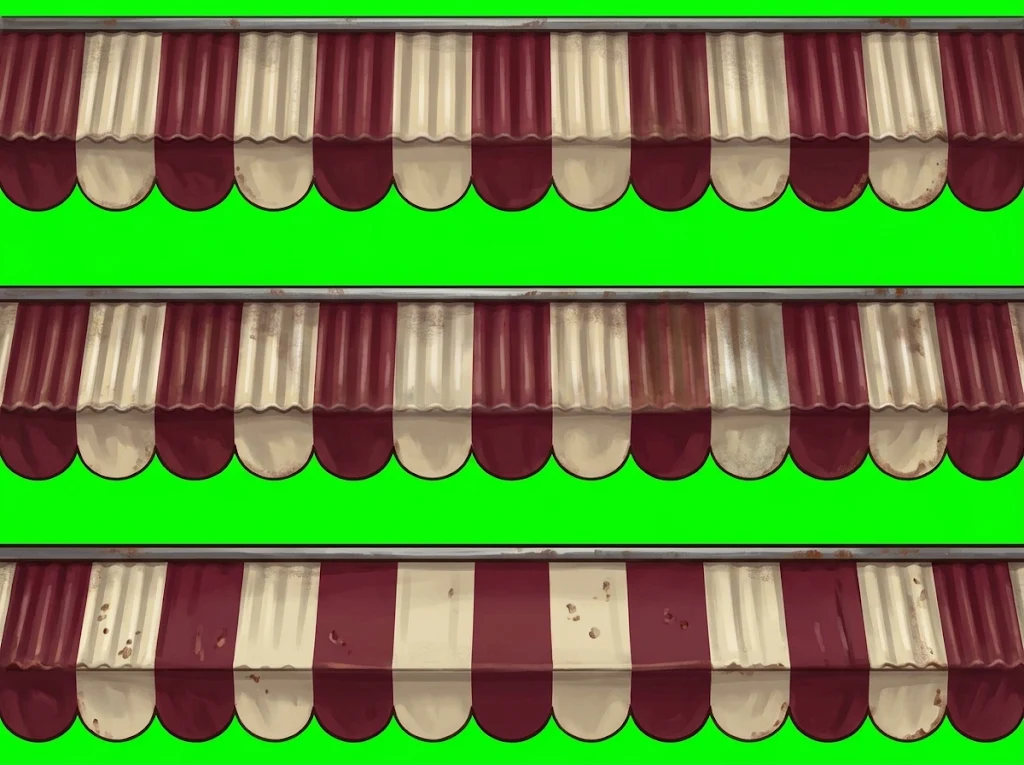
#> input picture assets/diner/raw/D-4_awning.webp, 1024 x 765 px, given in place of paper.webp, which was not available
$ python map_tab_plate.py ../../assets/diner/raw/D-4_awning.webp
#> lines starting #> are read from the running program, lines starting #| are printed output that depends on the picture; after the words box and inside, x2 and y2 are one past the last pixel; in counts of white or black regions, pixels touching at a corner belong together
"""圖書館「地圖」頁籤的專用牌子（11-16 翊文：請美術畫）。
程式畫的（不是 AI 生的）：泛黃摺痕的航海圖紙、破邊、虛線航線、左角壹個小羅盤，選好的那塊加紅蠟邊和紅叉。
輸出 web/public/ui2/ui2-tabx-map-1.webp（平常）、-2.webp（選好），尺寸跟其他 tabx 壹樣（約 480x84），
CSS 用 border-image: url(...) 30 40 fill（跟別的牌子同切法），中間會被拉長，所以只有「上下邊、四角」放細節，
中間只放不怕拉長的東西（摺痕是直線、紙紋）。
用法：python tools/assets/map_tab_plate.py [--preview tmp.png]
"""
import math, sys, random
import numpy as np
from PIL import Image, ImageDraw, ImageFilter

W, H, S = 480, 84, 3  # 輸出大小、超取樣倍數
rnd = random.Random(1116)
rs = np.random.RandomState(1116)


def noise(w, h, scale, seed):
    r = np.random.RandomState(seed)
    small = r.rand(max(2, h // scale + 2), max(2, w // scale + 2))
    im = Image.fromarray((small * 255).astype("uint8")).resize((w, h), Image.BICUBIC)
    return np.asarray(im).astype("float32") / 255


def build(selected):
#> called with selected = False
    w, h = W * S, H * S
    # 紙底：拿館外地圖的紙鋪滿，再染成更黃的茶漬色
    paper = Image.open("web/public/map/paper.webp").convert("RGB")
#> paper is the input picture: PIL image 1024x765 RGB; mean R, G, B 99.5, 134.5, 63.8
    base = Image.new("RGB", (w, h))
#> base: PIL image 1440x252 RGB; every value is 0
    for x in range(0, w, paper.width):
        for y in range(0, h, paper.height):
            base.paste(paper, (x, y))
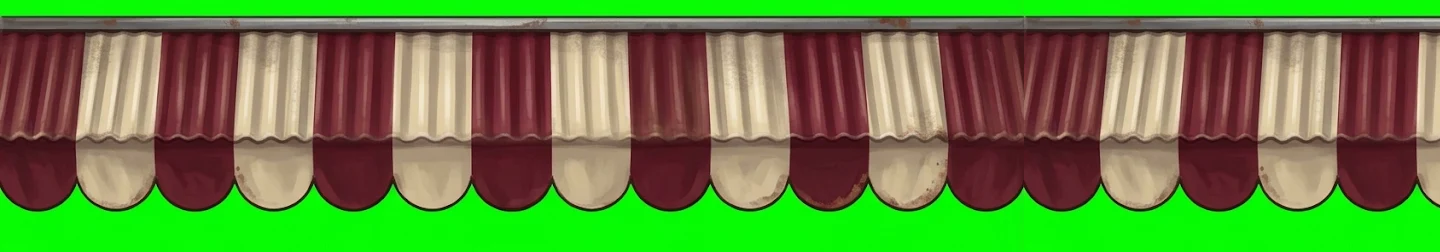
#> base: PIL image 1440x252 RGB; mean R, G, B 99.5, 133.2, 63.4
    a = np.asarray(base).astype("float32")
    lum = a.mean(axis=2, keepdims=True) / 255
    tint = np.array([226, 196, 140] if not selected else [240, 214, 160], dtype="float32")
    a = tint * (0.55 + 0.6 * lum)
    # 茶漬：大塊的深淺
    stain = noise(w, h, 90 * S // 3, 7)[..., None]
    a *= 0.88 + 0.22 * stain
    # 邊緣燻黃（離邊越近越深）
    yy, xx = np.mgrid[0:h, 0:w]
    d = np.minimum(np.minimum(xx, w - 1 - xx), np.minimum(yy, h - 1 - yy)) / (S * 12.0)
    burn = np.clip(1 - d, 0, 1)[..., None]
    a = a * (1 - 0.32 * burn) + np.array([120, 70, 30], dtype="float32") * 0.32 * burn * 0.6
    img = Image.fromarray(np.clip(a, 0, 255).astype("uint8")).convert("RGBA")
    dr = ImageDraw.Draw(img)

    # 摺痕：兩條直的（亮暗成對，像紙折過）；直線拉長不會變形
    for fx in (0.36, 0.69):
        x = int(w * fx)
        dr.line([(x, 0), (x, h)], fill=(110, 70, 30, 120), width=S)
        dr.line([(x + S, 0), (x + S, h)], fill=(255, 245, 215, 120), width=S)
    # 橫的壹條淡折痕只畫在角落以外會被拉長；略過

    # 墨框：細的雙線＋四角圓角裝飾
    ink = (92, 52, 24, 230)
    m = 9 * S
    dr.rectangle([m, m, w - m, h - m], outline=ink, width=S)
    dr.rectangle([m + 4 * S, m + 4 * S, w - m - 4 * S, h - m - 4 * S], outline=(92, 52, 24, 110), width=S)
    # 虛線航線：沿著上下兩條內框畫短虛線（直的方向被拉長只是虛線變長，看起來還是虛線）
    for yv in (m + 4 * S, h - m - 4 * S):
        x = m + 14 * S
        while x < w - m - 14 * S:
            dr.line([(x, yv), (x + 5 * S, yv)], fill=(150, 40, 30, 200 if selected else 150), width=int(1.5 * S))
            x += 10 * S

    # 左上角的小羅盤（在左邊 40px 的角裡，不會被拉長）
    cx, cy, r = 24 * S, h // 2, 11 * S
    dr.ellipse([cx - r, cy - r, cx + r, cy + r], outline=ink, width=S)
    dr.ellipse([cx - r + 3 * S, cy - r + 3 * S, cx + r - 3 * S, cy + r - 3 * S], outline=(92, 52, 24, 120), width=S)
    for ang, ln, col in ((0, r + 4 * S, (150, 30, 20, 240)), (90, r + 2 * S, ink), (180, r + 2 * S, ink), (270, r + 2 * S, ink)):
        t = math.radians(ang - 90)
        tip = (cx + math.cos(t) * ln, cy + math.sin(t) * ln)
        l = (cx + math.cos(t + 1.57) * 3 * S, cy + math.sin(t + 1.57) * 3 * S)
        rt = (cx + math.cos(t - 1.57) * 3 * S, cy + math.sin(t - 1.57) * 3 * S)
        dr.polygon([tip, l, rt], fill=col)
    dr.ellipse([cx - S, cy - S, cx + S, cy + S], fill=(240, 220, 170, 255))

    # 右邊角：平常是小小的 × 標記（藏寶的記號），選好換成紅叉＋紅蠟邊
    ex, ey = w - 24 * S, h // 2
    k = 6 * S
    col = (170, 32, 24, 245 if selected else 150)
    dr.line([(ex - k, ey - k), (ex + k, ey + k)], fill=col, width=int(2.2 * S))
    dr.line([(ex - k, ey + k), (ex + k, ey - k)], fill=col, width=int(2.2 * S))

    if selected:
        # 紅蠟邊：外圈壹圈紅，像火漆壓過
        dr.rectangle([S * 2, S * 2, w - S * 3, h - S * 3], outline=(160, 36, 28, 235), width=int(3 * S))

    # 破邊：用雜訊把外緣啃出不規則缺口，做 alpha
    mask = Image.new("L", (w, h), 0)
#> mask: PIL image 1440x252 L; every value is 0
    ImageDraw.Draw(mask).rectangle([4 * S, 4 * S, w - 4 * S, h - 4 * S], fill=255)
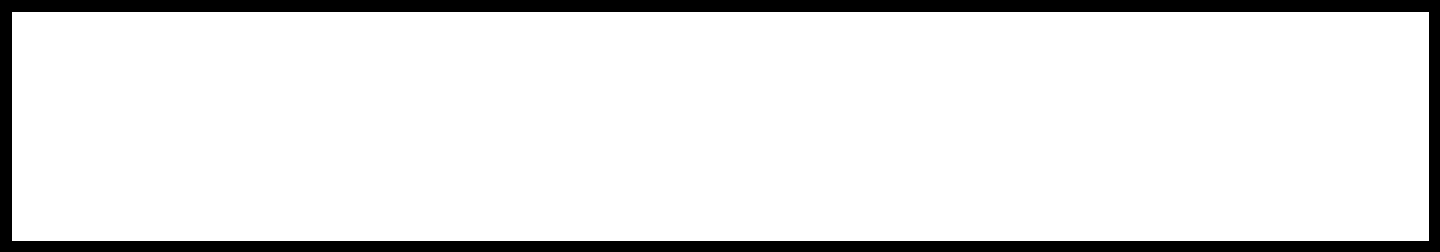
#> mask: PIL image 1440x252 L; 89.4% white; 1 black region, box (x1, y1, x2, y2) and area: (0, 0, 1440, 252) 38387
    nz = noise(w, h, 5 * S, 11) * 0.6 + noise(w, h, 2 * S, 12) * 0.4
    edge = np.asarray(mask.filter(ImageFilter.GaussianBlur(3 * S))).astype("float32") / 255
    al = np.clip((edge - 0.25 - (nz - 0.5) * 0.9) * 4, 0, 1)
    # 邊要留 1-2px 空白，免得 border-image 邊緣被切
    al[: 2 * S, :] = 0; al[-2 * S:, :] = 0; al[:, : 2 * S] = 0; al[:, -2 * S:] = 0
    arr = np.asarray(img).copy()
    arr[..., 3] = (al * 255).astype("uint8")
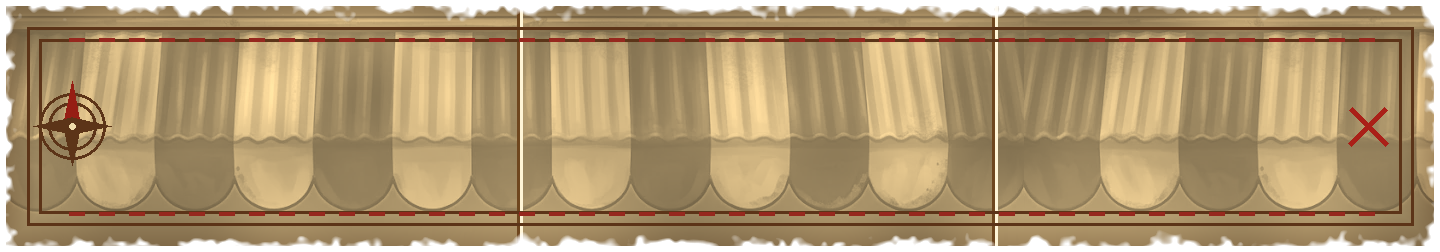
#> arr: shape (252, 1440, 4); mean R, G, B, A 166, 140, 98.7, 233.2; transparent parts drawn white
    img = Image.fromarray(arr)
    # 外緣壹圈深褐燻邊（讓它在淺色底上也分得出來）
    out = img.resize((W, H), Image.LANCZOS)
    return out


def main():
    prev = None
    if "--preview" in sys.argv:
        prev = sys.argv[sys.argv.index("--preview") + 1]
    ims = [build(False), build(True)]
#> call 2 of build, with selected = True
#> in build (call 2), `w, h = W * S, H * S`: w = 1440; h = 252
#> in build (call 2), `yy, xx = np.mgrid[0:h, 0:w]`:
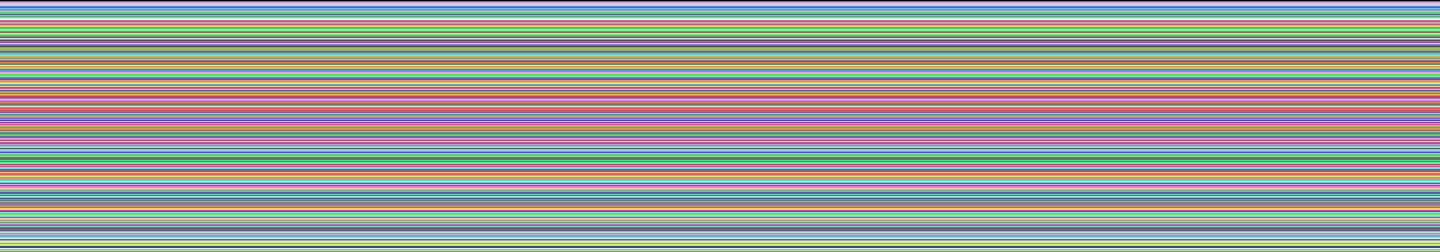
#> yy: shape (252, 1440) int64; 252 distinct labels, from 0 to 251; one colour per label, 0 black
#> in build (call 2), `d = np.minimum(np.minimum(xx, w - 1 - xx), np.minimum(yy, h - 1 - yy))..`:
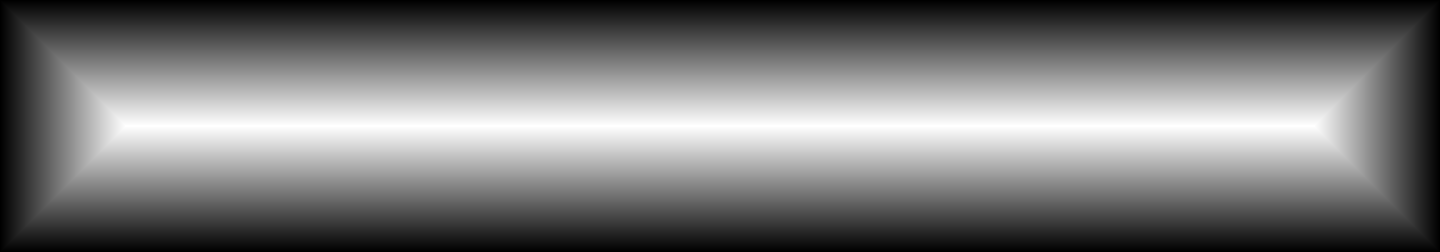
#> d: shape (252, 1440) float64; min 0, max 3.47, mean 1.63; drawn with min black and max white
#> in build (call 2), `burn = np.clip(1 - d, 0, 1)[..., None]`:
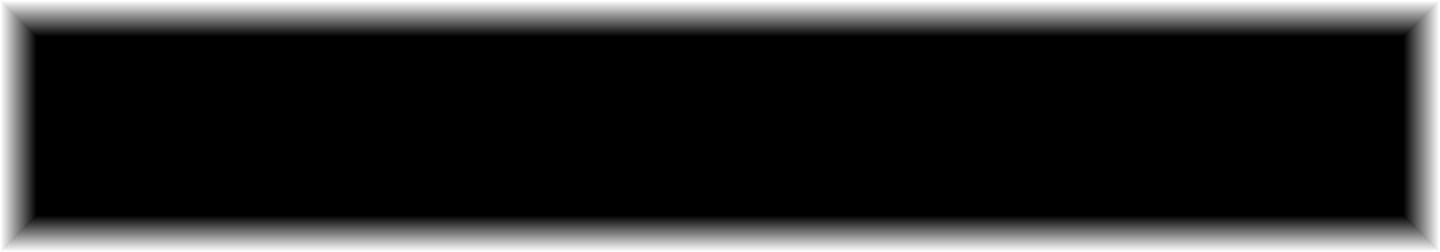
#> burn: shape (252, 1440, 1) float64; min 0, max 1, mean 0.168
#> the loop in build (call 2), `for fx in (0.36, 0.69):` made 2 passes
#> x on passes 1 to 2: 518, 993
#> the loop in build (call 2), `for yv in (m + 4 * S, h - m - 4 * S):` made 2 passes
#> yv on passes 1 to 2: 39, 213
#> in build (call 2), `cx, cy, r = 24 * S, h // 2, 11 * S`: cx = 72; cy = 126; r = 33
#> the loop in build (call 2), `for ang, ln, col in ((0, r + 4 * S, (150, 30, 20, 240)), (90, r + 2 * ..` made 4 passes
#> (ang, ln, col, t, tip, l, rt) on passes 1 to 4: (0, 45, (150, 30, 20, 240), -1.57, (72, 81), (81, 126), (63, 126)), (90, 39, (92, 52, 24, 230), 0, (111, 126), (72.01, 135), (72.01, 117)), (180, 39, (92, 52, 24, 230), 1.57, (72, 165), (63, 126), (81, 126)), (270, 39, (92, 52, 24, 230), 3.14, (33, 126), (71.99, 117), (71.99, 135))
#> in build (call 2), `ex, ey = w - 24 * S, h // 2`: ex = 1368; ey = 126
#> in build (call 2), `out = img.resize((W, H), Image.LANCZOS)`:
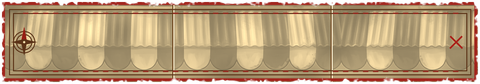
#> out: PIL image 480x84 RGBA; mean R, G, B, A 170.1, 138.3, 102.6, 233.2; transparent parts drawn white
    for i, im in enumerate(ims, 1):
        im.save(f"web/public/ui2/ui2-tabx-map-{i}.webp", quality=92, method=6)
#> this loop made 2 passes
#> i on passes 1 to 2: 1, 2
    if prev:
        sheet = Image.new("RGBA", (W * 2 + 30, H + 20), (40, 30, 24, 255))
        sheet.alpha_composite(ims[0], (10, 10)); sheet.alpha_composite(ims[1], (W + 20, 10))
        sheet.resize((sheet.width * 2, sheet.height * 2)).save(prev)


if __name__ == "__main__":
    main()
